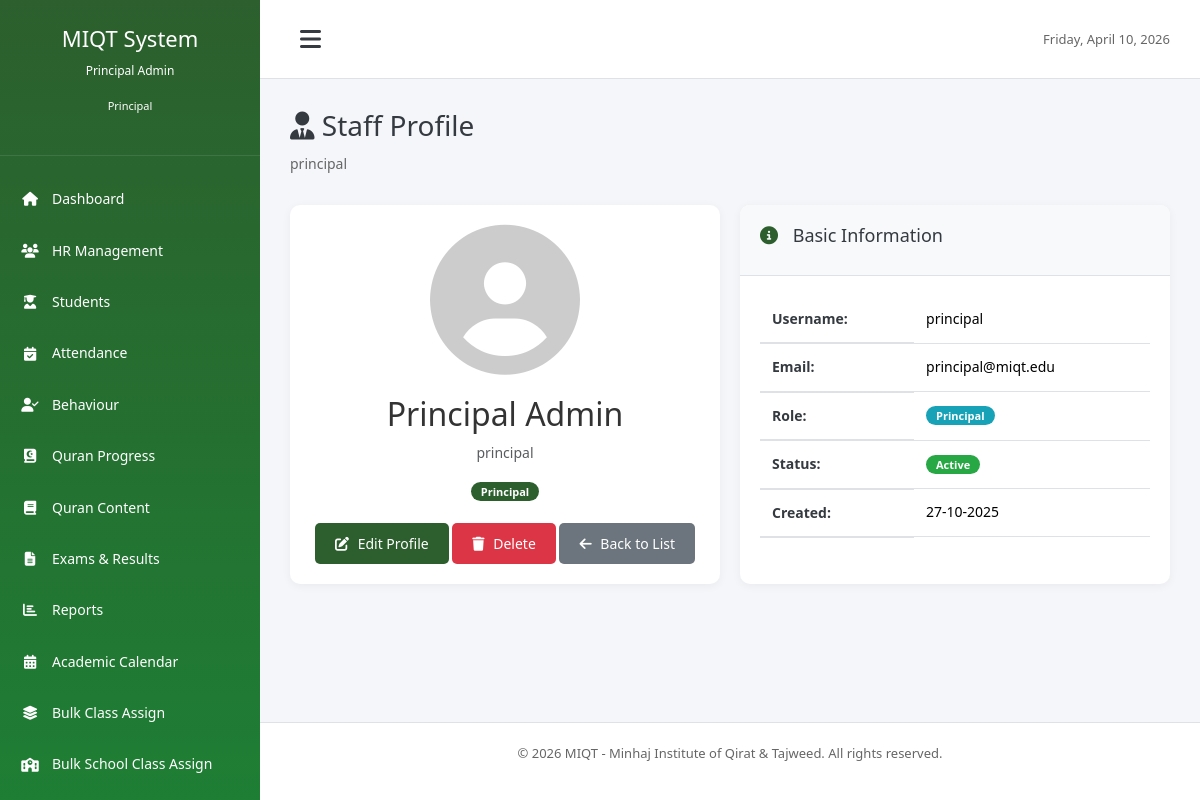
The page /modules/hr/view_staff.php?id=1 (signed in) on the database its author committed.
### tables this page shows
CREATE TABLE `users` (
  `id` int(11) NOT NULL,
  `username` varchar(100) NOT NULL,
  `password` varchar(255) NOT NULL,
  `email` varchar(150) DEFAULT NULL,
  `full_name` varchar(200) NOT NULL,
  `role` enum('principal','vice_principal','coordinator','teacher','admin','student','parent','staff') NOT NULL,
  `status` enum('active','inactive') DEFAULT 'active',
  `created_at` timestamp NOT NULL DEFAULT current_timestamp(),
  `updated_at` timestamp NOT NULL DEFAULT current_timestamp() ON UPDATE current_timestamp()
);

### includes/functions.php (called while the page is built, shortened)
<?php
function formatDate($date, $format = DISPLAY_DATE_FORMAT) {
    return date($format, strtotime($date));
}
?>

### modules/hr/view_staff.php (the view, shortened to what this page needs)
<?php
require_once '../../config/database.php';
require_once '../../includes/functions.php';
$staff_id = isset($_GET['id']) ? (int)$_GET['id'] : 0;
$sql = "SELECT * FROM users WHERE id = ? AND role IN ('staff', 'principal', 'vice_principal', 'coordinator')";
$stmt = $db->prepare($sql);
$stmt->execute([$staff_id]);
$staff = $stmt->fetch();
require_once '../../includes/header.php';
?>
<div class="page-header">
    <h1 class="page-title"><i class="fas fa-user-tie"></i> Staff Profile</h1>
    <p class="subtitle"><?php echo htmlspecialchars($staff['username']); ?></p>
</div>
<div class="dashboard-grid mb-20">
    <div class="dashboard-card">
        <div class="card-body" style="text-align: center;">
            <i class="fas fa-user-circle" style="font-size: 150px; color: #ccc; margin-bottom: 20px;"></i>
            <h2><?php echo htmlspecialchars($staff['full_name']); ?></h2>
            <p class="text-muted"><?php echo htmlspecialchars($staff['username']); ?></p>
            <p>
                <span class="badge badge-primary">
                    <?php
                    $roleLabels = [
                        'principal' => 'Principal',
                        'vice_principal' => 'Vice Principal',
                        'coordinator' => 'Coordinator',
                        'staff' => 'Staff Member'
                    ];
                    echo $roleLabels[$staff['role']] ?? ucfirst($staff['role']);
                    ?>
                </span>
            </p>
            <div style="margin-top: 20px;">
                <a href="edit_staff.php?id=<?php echo $staff['id']; ?>" class="btn btn-primary">
                    <i class="fas fa-edit"></i> Edit Profile
                </a>
                <a href="delete_staff.php?id=<?php echo $staff['id']; ?>" class="btn btn-danger"
                   onclick="return confirm('Are you sure you want to delete this staff member?')">
                    <i class="fas fa-trash"></i> Delete
                </a>
                <a href="staff.php" class="btn btn-secondary">
                    <i class="fas fa-arrow-left"></i> Back to List
                </a>
            </div>
        </div>
    </div>
    <div class="dashboard-card">
        <div class="card-header">
            <h3><i class="fas fa-info-circle"></i> Basic Information</h3>
        </div>
        <div class="card-body">
            <table class="table">
                <tr>
                    <th>Username:</th>
                    <td><?php echo htmlspecialchars($staff['username']); ?></td>
                </tr>
                <tr>
                    <th>Email:</th>
                    <td><?php echo htmlspecialchars($staff['email'] ?: 'N/A'); ?></td>
                </tr>
                <tr>
                    <th>Role:</th>
                    <td><span class="badge badge-info"><?php echo ucfirst($staff['role']); ?></span></td>
                </tr>
                <tr>
                    <th>Status:</th>
                    <td>
                        <?php
                        $badges = [
                            'active' => 'badge-success',
                            'inactive' => 'badge-secondary'
                        ];
                        $badge = $badges[$staff['status']] ?? 'badge-secondary';
                        ?>
                        <span class="badge <?php echo $badge; ?>">
                            <?php echo ucfirst($staff['status']); ?>
                        </span>
                    </td>
                </tr>
                <tr>
                    <th>Created:</th>
                    <td><?php echo formatDate($staff['created_at']); ?></td>
                </tr>
            </table>
        </div>
    </div>
</div>
<?php require_once '../../includes/footer.php'; ?>

### assets/css/style.css (style rules this page uses)
* { margin: 0; padding: 0; box-sizing: border-box; }
:root { --primary-color: #2c5f2d; --secondary-color: #1e7e34; --success-color: #28a745; --danger-color: #dc3545; --warning-color: #ffc107; --info-color: #17a2b8; --light-color: #f8f9fa; --dark-color: #343a40; --border-color: #dee2e6; --sidebar-width: 260px; --sidebar-collapsed-width: 72px; }
body { font-family: 'Jameel Noori Nastaleeq', 'Segoe UI', Tahoma, Geneva, Verdana, sans-serif; font-size: 14px; line-height: 1.6; color: #333; background-color: #f4f6f9; }
[dir="rtl"], .urdu-text, .arabic-text, th, td, .progress-table th, .progress-table td, table th, table td { font-family: 'Jameel Noori Nastaleeq', 'Segoe UI', Tahoma, Geneva, Verdana, sans-serif; }
* { font-variant-ligatures: normal; text-rendering: optimizeLegibility; }
.page-title { font-size: 28px; margin-bottom: 10px; color: var(--dark-color); }
.subtitle { font-size: 14px; color: #666; margin-bottom: 30px; }
.dashboard-grid { display: grid; grid-template-columns: repeat(auto-fit, minmax(400px, 1fr)); gap: 20px; margin-bottom: 30px; }
.dashboard-card { background: white; border-radius: 10px; box-shadow: 0 2px 10px rgba(0,0,0,0.05); overflow: hidden; }
.card-header { background: #f8f9fa; padding: 20px; border-bottom: 1px solid var(--border-color); display: flex; justify-content: space-between; align-items: center; }
.card-header h3 { font-size: 18px; color: var(--dark-color); }
.card-header h3 i { margin-right: 10px; color: var(--primary-color); }
.card-body { padding: 20px; }
.btn { display: inline-block; padding: 10px 20px; border: none; border-radius: 5px; font-size: 14px; cursor: pointer; text-decoration: none; transition: all 0.3s; text-align: center; }
.btn-primary { background: var(--primary-color); color: white; }
.btn-danger { background: var(--danger-color); color: white; }
.btn-secondary { background: #6c757d; color: white; }
.btn i { margin-right: 5px; }
.table { width: 100%; border-collapse: collapse; }
.table th { padding: 12px; text-align: left; font-weight: 600; color: var(--dark-color); border-bottom: 2px solid var(--border-color); }
.table td { padding: 12px; border-bottom: 1px solid var(--border-color); }
.badge { display: inline-block; padding: 4px 10px; border-radius: 12px; font-size: 11px; font-weight: 600; }
.badge-success { background: var(--success-color); color: white; }
.badge-info { background: var(--info-color); color: white; }
.badge-primary { background: var(--primary-color); color: white; }
.text-muted { color: #999; }
.mb-20 { margin-bottom: 20px; }

### rows shown on the page
users: username "principal", full_name "Principal Admin", role "Principal", email "principal@miqt.edu", status "Active", created_at "27-10-2025"

### other values the page prints
getUserName() "Principal Admin"
str_replace('_', ' ', getUserRole()) "Principal"
